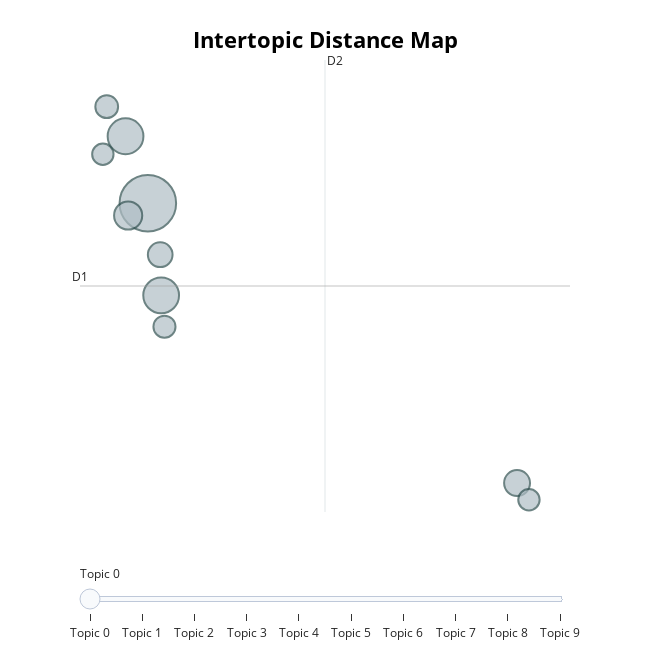

Notebook source saved alongside this figure:
### Code cell
# Visualise clusters of topics
topic_model.visualize_topics()

### Figure 1 — Plotly figure (JSON) as saved in the notebook; plotly's stock layout.template omitted (floating-point values rounded to 4 significant figures)
{"data": [{"customdata": [[0, "mr brown | election | labour | said | prime", 105], [1, "kennedy | students | party | lib dems | people", 42], [2, "police | human rights | trial | drinking | forsyth", 42], [3, "mr howard | tory | tories | labour | election", 26], [4, "minimum wage | workers | unions | jobs | pensions", 22], [5, "regiments | mayor | mr livingstone | galloway | arrested", 20], [6, "lord chancellor | courts | house lords | access | lord falconer", 17], [7, "hunting | ban | dogs | casinos | betting", 16], [8, "tb | asylum seekers | borders | roma | children", 15], [9, "waiting | months | councils | csa | welsh", 15]], "hovertemplate": "<b>Topic %{customdata[0]}</b><br>%{customdata[1]}<br>Size: %{customdata[2]}", "legendgroup": "", "marker": {"color": "#B0BEC5", "line": {"color": "DarkSlateGrey", "width": 2}, "size": [105, 42, 42, 26, 22, 20, 17, 16, 15, 15], "sizemode": "area", "sizeref": 0.06563, "symbol": "circle"}, "mode": "markers", "name": "", "orientation": "v", "showlegend": false, "type": "scatter", "x": [-2.446, -2.954, -2.142, -2.894, 5.967, -2.164, -3.383, -2.067, -3.471, 6.237], "xaxis": "x", "y": [3.483, 4.569, 1.989, 3.284, -1.055, 2.648, 5.048, 1.48, 4.276, -1.326], "yaxis": "y"}], "layout": {"annotations": [{"showarrow": false, "text": "D1", "x": -3.991, "y": 2.14, "yshift": 10}, {"showarrow": false, "text": "D2", "x": 1.591, "xshift": 10, "y": 5.805}], "height": 650, "hoverlabel": {"bgcolor": "white", "font": {"family": "Rockwell", "size": 16}}, "legend": {"itemsizing": "constant", "tracegroupgap": 0}, "margin": {"t": 60}, "shapes": [{"line": {"color": "#CFD8DC", "width": 2}, "type": "line", "x0": 1.591, "x1": 1.591, "y0": -1.525, "y1": 5.805}, {"line": {"color": "#9E9E9E", "width": 2}, "type": "line", "x0": -3.991, "x1": 7.173, "y0": 2.14, "y1": 2.14}], "sliders": [{"active": 0, "pad": {"t": 50}, "steps": [{"args": [{"marker.color": [["red", "#B0BEC5", "#B0BEC5", "#B0BEC5", "#B0BEC5", "#B0BEC5", "#B0BEC5", "#B0BEC5", "#B0BEC5", "#B0BEC5"]]}], "label": "Topic 0", "method": "update"}, {"args": [{"marker.color": [["#B0BEC5", "red", "#B0BEC5", "#B0BEC5", "#B0BEC5", "#B0BEC5", "#B0BEC5", "#B0BEC5", "#B0BEC5", "#B0BEC5"]]}], "label": "Topic 1", "method": "update"}, {"args": [{"marker.color": [["#B0BEC5", "#B0BEC5", "red", "#B0BEC5", "#B0BEC5", "#B0BEC5", "#B0BEC5", "#B0BEC5", "#B0BEC5", "#B0BEC5"]]}], "label": "Topic 2", "method": "update"}, {"args": [{"marker.color": [["#B0BEC5", "#B0BEC5", "#B0BEC5", "red", "#B0BEC5", "#B0BEC5", "#B0BEC5", "#B0BEC5", "#B0BEC5", "#B0BEC5"]]}], "label": "Topic 3", "method": "update"}, {"args": [{"marker.color": [["#B0BEC5", "#B0BEC5", "#B0BEC5", "#B0BEC5", "red", "#B0BEC5", "#B0BEC5", "#B0BEC5", "#B0BEC5", "#B0BEC5"]]}], "label": "Topic 4", "method": "update"}, {"args": [{"marker.color": [["#B0BEC5", "#B0BEC5", "#B0BEC5", "#B0BEC5", "#B0BEC5", "red", "#B0BEC5", "#B0BEC5", "#B0BEC5", "#B0BEC5"]]}], "label": "Topic 5", "method": "update"}, {"args": [{"marker.color": [["#B0BEC5", "#B0BEC5", "#B0BEC5", "#B0BEC5", "#B0BEC5", "#B0BEC5", "red", "#B0BEC5", "#B0BEC5", "#B0BEC5"]]}], "label": "Topic 6", "method": "update"}, {"args": [{"marker.color": [["#B0BEC5", "#B0BEC5", "#B0BEC5", "#B0BEC5", "#B0BEC5", "#B0BEC5", "#B0BEC5", "red", "#B0BEC5", "#B0BEC5"]]}], "label": "Topic 7", "method": "update"}, {"args": [{"marker.color": [["#B0BEC5", "#B0BEC5", "#B0BEC5", "#B0BEC5", "#B0BEC5", "#B0BEC5", "#B0BEC5", "#B0BEC5", "red", "#B0BEC5"]]}], "label": "Topic 8", "method": "update"}, {"args": [{"marker.color": [["#B0BEC5", "#B0BEC5", "#B0BEC5", "#B0BEC5", "#B0BEC5", "#B0BEC5", "#B0BEC5", "#B0BEC5", "#B0BEC5", "red"]]}], "label": "Topic 9", "method": "update"}]}], "title": {"font": {"color": "Black", "size": 22}, "text": "<b>Intertopic Distance Map</b>", "x": 0.5, "xanchor": "center", "y": 0.95, "yanchor": "top"}, "width": 650, "xaxis": {"anchor": "y", "domain": [0, 1], "range": [-3.991, 7.173], "title": {"text": ""}, "visible": false}, "yaxis": {"anchor": "x", "domain": [0, 1], "range": [-1.525, 5.805], "title": {"text": ""}, "visible": false}}}
